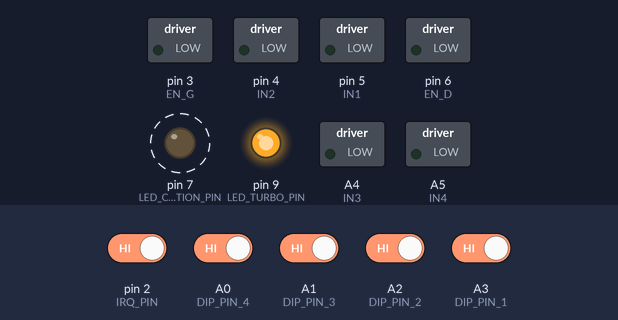
Bench run of a sketch on a simulated Arduino Nano, built with avr-gcc and run on an emulated ATmega328P. On the bench: switched loads named in the sketch (green lamp = pin HIGH), output pins drawn as LEDs (lit = HIGH). Dashed ring = blinking. The test bench sets the inputs (shaded band); at power-on: A0 (DIP_PIN_4), A1 (DIP_PIN_3), A2 (DIP_PIN_2), A3 (DIP_PIN_1), pin 2 (IRQ_PIN) HIGH. No radio packets arrive unless stated; what the sketch prints to the serial monitor is not drawn.

Above: at 0.17 s.
Timing chart, 0 to 3.0 s (numbered marks = the images above):
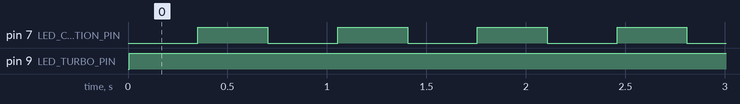

The sketch:

Robot.ino
```cpp
//Receiver.ino
//#include <SPI.h>
#include <RF24.h>

#define IRQ_PIN		2
#define CE_PIN		8
#define CSN_PIN		10

#define VBAT_PIN	A6
#define LED_CONNECTION_PIN	7
#define LED_TURBO_PIN   9

#define EN_G 3
#define EN_D 6
#define IN1  5
#define IN2  4
#define IN3  A4
#define IN4  A5

#define LED_BLINK_HALF_PERIOD_MS	350
#define CONNECTION_TIMEOUT_MS		  200
#define NOMINAL_MOTOR_V 6

#define TURBO_LED_BLINK_HALF_PERIOD_MS 100

#define TURBO_ACTIVE_DURATION_MS   2500 // Must be longer than the duration on the remote.
#define TURBO_RECHARGE_DURATION_MS 2500 // Must be shorter than the duration on the remote.

#define MASK_DIR_RIGHT	0b00000001
#define MASK_DIR_LEFT	  0b00000010
#define MASK_TURBO		  0b00000100
#define SHIFT_DIR_RIGHT	0
#define SHIFT_DIR_LEFT	1
#define SHIFT_TURBO		2

#define DIP_PIN_1 A3
#define DIP_PIN_2 A2
#define DIP_PIN_3 A1
#define DIP_PIN_4 A0

typedef struct {
	uint8_t	right_speed;
	uint8_t	left_speed;
	uint8_t	bits_params;
} packet_t;

enum TurboState {
	disabled,
	active,
	recharging
};

// Instantiate an object for the nRF24L01 transceiver
RF24 radio(CE_PIN, CSN_PIN);

uint8_t address_transmitter[6] = "Rem00";
uint8_t address_receiver[6] = "Rob00";
uint8_t selected_channel;	// From 0 to 16


volatile uint8_t right_speed = 0;		// 0->255 <-> 0%->100%
volatile uint8_t left_speed = 0;		// 0->255 <-> 0%->100%
volatile bool right_dir_forward = true;	// true = forward; false = reverse
volatile bool left_dir_forward = true;	// true = forward; false = reverse

TurboState turbo_state = disabled;
bool turbo_btn_state = false;

uint32_t turbo_active_start_ms;
uint32_t turbo_recharge_start_ms;

volatile uint8_t current_pwm_right = 0;
volatile uint8_t current_pwm_left = 0;

volatile bool battery_low = false;
float battery_low_threshold = 6.4;	// Battery cell is too low at 3.2V; 2S (2 cells) battery -> 6.4V

volatile uint32_t last_packet_received;
volatile bool connected = false;
bool led_state = false;
uint32_t last_led_blink_ms;

uint8_t get_dip_switches_selection();
float get_battery_voltage();
uint8_t calc_pwm(uint8_t pwm_in, bool is_turning);
void update_motors(uint8_t right_pwm, uint8_t left_pwm, bool right_forward, bool left_forward);
void interruptHandler();

void setup() {
	Serial.begin(115200);

	// Initialize the transceiver on the SPI bus
	if (!radio.begin()) {
		Serial.println(F("Radio hardware is not responding!"));
		while (1) {} // Hold in infinite loop; Maybe put a red led blinking
	}

	pinMode(LED_CONNECTION_PIN, OUTPUT);
	pinMode(LED_TURBO_PIN, OUTPUT);

	pinMode(EN_G, OUTPUT);
	pinMode(EN_D, OUTPUT);
	pinMode(IN1, OUTPUT);
	pinMode(IN2, OUTPUT);
	pinMode(IN3, OUTPUT);
	pinMode(IN4, OUTPUT);

	// Initialize the DIP switch pins
  pinMode(DIP_PIN_1, INPUT_PULLUP);
  pinMode(DIP_PIN_2, INPUT_PULLUP);
  pinMode(DIP_PIN_3, INPUT_PULLUP);
  pinMode(DIP_PIN_4, INPUT_PULLUP);

	// Configure interrupt
	pinMode(IRQ_PIN, INPUT);
	attachInterrupt(digitalPinToInterrupt(IRQ_PIN), interruptHandler, FALLING);

	// Get selected channel from the dip switches
	selected_channel = get_dip_switches_selection();

	// 126 1MHz radio channels available: from 0 to 126 == 2400MHz to 2526MHz
	radio.setChannel(80 + 3 * selected_channel);	// Range: 2480;2483;2486;2489;2492;...;2525 MHz
	radio.setPALevel(RF24_PA_HIGH);
	radio.setDataRate(RF24_250KBPS);
	radio.setPayloadSize(sizeof(packet_t));

	// Radio address = "Rem"+str(selected_channel) and "Rob"+str(selected_channel) (ex: "Rem07")
	address_transmitter[4] = address_receiver[4] = '0' + (selected_channel / 10) % 10;		// Tens digit
	address_transmitter[5] = address_receiver[5] = '0' + selected_channel % 10;			// Unit digit

	// Open writing pipe on the transmitter address
	radio.openWritingPipe(address_transmitter);	// always uses pipe 0

	// Open reading pipe on the receiver address
	radio.openReadingPipe(1, address_receiver);	// using pipe 1

	radio.startListening();
}

void loop() {
	// 1) Check voltage (if below a threshold (like 6.4V), put battery_low to true and stop the motors)


	// 2) Check connection timeout and blink the connection status LED (green) if not connected
	if (!connected) {
		if (millis() - last_led_blink_ms > LED_BLINK_HALF_PERIOD_MS) {
			last_led_blink_ms = millis();
			digitalWrite(LED_CONNECTION_PIN, led_state ^= 1);
		}
	}
	else if (millis() - last_packet_received > CONNECTION_TIMEOUT_MS) {
		connected = false;
		update_motors(0, 0, true, true);
	}

	// 3) Check turbo ON time and update the turbo LED
	switch (turbo_state)
	{
	case disabled:
		digitalWrite(LED_TURBO_PIN, HIGH);

		if(turbo_btn_state){
			turbo_state = active;
			turbo_active_start_ms = millis();
		}
		break;

	case active:
		digitalWrite(LED_TURBO_PIN, (millis() - turbo_recharge_start_ms) % (2*TURBO_LED_BLINK_HALF_PERIOD_MS) > TURBO_LED_BLINK_HALF_PERIOD_MS);

		// If the turbo has been active long enough, or the remote is no longer requesing turbo
		if(millis() > turbo_active_start_ms + TURBO_ACTIVE_DURATION_MS || !turbo_btn_state){
			turbo_state = recharging;
			turbo_recharge_start_ms = millis();
		}
		break;

	case recharging:
		// analogWrite(LED_TURBO_PIN, (millis()-turbo_recharge_start_ms) * 255 / TURBO_RECHARGE_DURATION_MS);
		digitalWrite(LED_TURBO_PIN, LOW);
		if(millis() > turbo_recharge_start_ms +  TURBO_RECHARGE_DURATION_MS){
			turbo_state = disabled;
		}
		break;
	}

	/* SERIAL DEBUG */
	static uint32_t last_print_ms;
	if (millis() - last_print_ms > 100) {
		last_print_ms = millis();

		if (!right_dir_forward) Serial.write('-');
		Serial.println(current_pwm_left);
		if (!left_dir_forward) Serial.write('-');
		Serial.println(current_pwm_right);
		Serial.println(turbo_state == active ? "Turbo ON !": "Turbo OFF");
	}
	/* END SERIAL DEBUG */
}


uint8_t get_dip_switches_selection() {
	uint8_t dip_value = 0;
  dip_value |= digitalRead(DIP_PIN_1) << 0;
  dip_value |= digitalRead(DIP_PIN_2) << 1;
  dip_value |= digitalRead(DIP_PIN_3) << 2;
  dip_value |= digitalRead(DIP_PIN_4) << 3;
  Serial.println(dip_value);
	return dip_value;
}

float get_battery_voltage() {
	// Voltage dividor: 20kohm & 10kohm => volatge divided by 3
	// raw_value: 0 -> 1023
	// measured_voltage = raw_value / 1023 * 5: 0 -> 5V
	// real_volatge = measured_voltage * 3: 0 -> 15V
	uint16_t raw_value = analogRead(VBAT_PIN);
	return (float) raw_value * 3.0 * 5.0 / 1023.0;
}

uint8_t calc_pwm(uint8_t pwm_in, bool is_turning) {
	// Return PWM ajusted to the battery voltage
	// - nominal motor voltage is 6V
	// - fully charged battery gives 8.4V

	// if(is_turning) return pwm_in;
	if(turbo_state == active) return pwm_in;

	float bat_volt = get_battery_voltage();
	float pwm_coef = constrain(NOMINAL_MOTOR_V / bat_volt, 0, 1);
	return pwm_in * pwm_coef;

	// Maybe adjust the fact that the final speed of a motor is not linear (proportional) to its PWM
	// Or later
}

void update_motors(uint8_t right_pwm, uint8_t left_pwm, bool right_forward, bool left_forward) {
	// Apply pwm and direction on both L293D
	if (right_pwm != current_pwm_right) {
		current_pwm_right = right_pwm;
		analogWrite(EN_D, right_pwm);
		digitalWrite(IN1, right_forward);
		digitalWrite(IN2, !right_forward);
	}
	if (left_pwm != current_pwm_left) {
		current_pwm_left = left_pwm;
		analogWrite(EN_G, left_pwm);
		digitalWrite(IN3, !left_forward);
		digitalWrite(IN4, left_forward);
	}

	return;
}

void interruptHandler() {
	bool tx_ds, tx_df, rx_dr;					// declare variables for IRQ masks
	radio.whatHappened(tx_ds, tx_df, rx_dr);	// get values for IRQ masks
	// whatHappened() clears the IRQ masks also. This is required for
	// continued TX operations when a transmission fails.
	// clearing the IRQ masks resets the IRQ pin to its inactive state (HIGH)

	if (rx_dr) {
		packet_t rcv_data;
		while (radio.available()) {
			radio.read(&rcv_data, sizeof(packet_t));
		}

		right_speed = rcv_data.right_speed;
		left_speed = rcv_data.left_speed;
		right_dir_forward = (rcv_data.bits_params & MASK_DIR_RIGHT) >> SHIFT_DIR_RIGHT;
		left_dir_forward = (rcv_data.bits_params & MASK_DIR_LEFT) >> SHIFT_DIR_LEFT;
		turbo_btn_state = (rcv_data.bits_params & MASK_TURBO) >> SHIFT_TURBO;

		// Check battery low
		// if (! battery_low)
		bool is_turning = (right_dir_forward != left_dir_forward);
		update_motors(calc_pwm(right_speed, is_turning), calc_pwm(left_speed, is_turning), right_dir_forward, left_dir_forward);

		last_packet_received = millis();
		connected = true;
		digitalWrite(LED_CONNECTION_PIN, HIGH);
	}

	return;
}
```

Measured:
- by itself, pin 7 (LED_CONNECTION_PIN): alternates HIGH for 0.35 s and LOW for 0.35 s
- by itself, pin 9 (LED_TURBO_PIN): LOW → HIGH at 0.01 s
